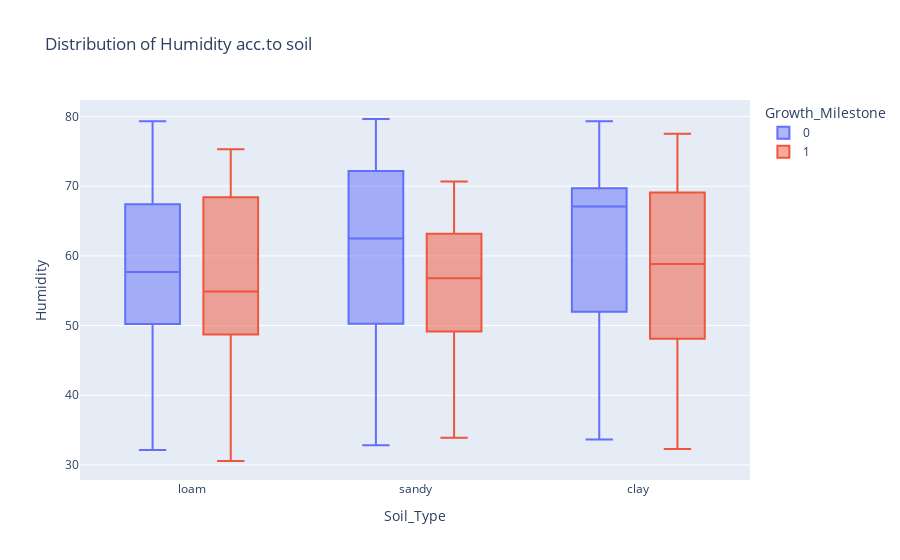

Source (notebook cell):
### Code cell
fig=px.box(df,x="Soil_Type",y="Humidity",color="Growth_Milestone",title="Distribution of Humidity acc.to soil")
fig.show()

### Figure 1 — Plotly figure (JSON) as saved in the notebook; plotly's stock layout.template omitted (floating-point values rounded to 4 significant figures)
{"data": [{"alignmentgroup": "True", "hovertemplate": "Growth_Milestone=0<br>Soil_Type=%{x}<br>Humidity=%{y}<extra></extra>", "legendgroup": "0", "marker": {"color": "#636efa"}, "name": "0", "notched": false, "offsetgroup": "0", "orientation": "v", "showlegend": true, "type": "box", "x": ["loam", "loam", "loam", "sandy", "sandy", "clay", "loam", "loam", "clay", "clay", "sandy", "clay", "sandy", "sandy", "loam", "clay", "loam", "clay", "clay", "loam", "sandy", "sandy", "clay", "clay", "clay", "clay", "sandy", "clay", "loam", "sandy", "loam", "sandy", "clay", "clay", "clay", "clay", "loam", "clay", "clay", "clay", "sandy", "clay", "clay", "sandy", "sandy", "sandy", "sandy", "loam", "sandy", "sandy", "clay", "loam", "sandy", "sandy", "loam", "clay", "sandy", "clay", "sandy", "loam", "clay", "sandy", "loam", "clay", "sandy", "loam", "clay", "sandy", "loam", "clay", "sandy", "loam", "clay", "sandy", "loam", "clay", "sandy", "loam", "clay", "sandy", "loam", "clay", "sandy", "loam", "clay", "sandy", "loam", "clay", "sandy", "loam", "clay", "sandy", "loam", "clay", "sandy", "loam", "clay"], "x0": " ", "xaxis": "x", "y": [61.59, 44.66, 46.43, 63.63, 67.62, 69.48, 32.88, 57.48, 37.15, 68.08, 34.21, 33.64, 34.07, 34.24, 79.33, 70.64, 77.36, 79.3, 67.67, 68.86, 51.21, 32.82, 67.3, 59.17, 78.11, 44.29, 73.43, 41.18, 78.16, 78.49, 32.16, 79.65, 33.69, 57.69, 78.47, 52.73, 59.22, 74.51, 52.78, 59.18, 78.72, 79.31, 45.48, 38.13, 75.55, 77.49, 66.29, 50.91, 76.64, 73.3, 70, 50, 48.7, 62.5, 68.9, 46.2, 63.7, 40.6, 69.8, 57.5, 67.1, 43.7, 61.9, 68.5, 60.7, 55.2, 49.7, 55.1, 47.8, 68.2, 70.5, 52.6, 60.3, 71.8, 57.7, 69.6, 50.8, 70.7, 54.6, 46.1, 63.1, 68.6, 55, 47.5, 70.4, 55.6, 60.2, 69.2, 61.1, 55.8, 70.8, 61.5, 70.6, 61, 70.2, 61.7, 56.9], "y0": " ", "yaxis": "y"}, {"alignmentgroup": "True", "hovertemplate": "Growth_Milestone=1<br>Soil_Type=%{x}<br>Humidity=%{y}<extra></extra>", "legendgroup": "1", "marker": {"color": "#EF553B"}, "name": "1", "notched": false, "offsetgroup": "1", "orientation": "v", "showlegend": true, "type": "box", "x": ["sandy", "loam", "loam", "loam", "sandy", "loam", "clay", "sandy", "clay", "clay", "sandy", "clay", "sandy", "loam", "loam", "loam", "clay", "loam", "loam", "sandy", "loam", "loam", "sandy", "loam", "clay", "sandy", "sandy", "loam", "loam", "clay", "clay", "clay", "clay", "sandy", "clay", "clay", "clay", "clay", "loam", "loam", "clay", "loam", "sandy", "sandy", "loam", "sandy", "sandy", "sandy", "loam", "sandy", "sandy", "loam", "clay", "loam", "clay", "sandy", "loam", "loam", "clay", "sandy", "loam", "clay", "sandy", "loam", "clay", "sandy", "loam", "clay", "sandy", "loam", "clay", "sandy", "loam", "clay", "sandy", "loam", "clay", "sandy", "loam", "clay", "sandy", "loam", "clay", "sandy", "loam", "clay", "sandy", "loam", "clay", "sandy", "loam", "clay", "sandy", "loam", "clay", "sandy"], "x0": " ", "xaxis": "x", "y": [52.42, 69.58, 34.56, 54.72, 52.08, 74.39, 47.55, 35.85, 60.91, 35.06, 65.05, 71.09, 65.31, 48.71, 48.53, 48.81, 34.18, 57.92, 75.32, 35.56, 54.63, 30.57, 53.43, 35.94, 35.88, 62.46, 48.74, 30.61, 74.56, 56.39, 56.15, 61.47, 64.79, 61.38, 75.06, 32.27, 44.05, 77.52, 61.01, 43.87, 39.41, 53.18, 47.67, 33.89, 64.91, 56.8, 70.69, 64.24, 71.13, 60.67, 60, 55, 65.2, 52.1, 70.3, 55.4, 54.1, 71.2, 49.3, 50.4, 55.9, 73.6, 47.4, 52.3, 70.9, 63.4, 71.5, 69.3, 61.6, 54.9, 56.7, 69.4, 46.5, 48.1, 62.1, 55.3, 61.2, 68.3, 70, 57.2, 54.5, 70.1, 61.4, 62.3, 54, 69.1, 54.3, 48, 57.6, 47.9, 60.9, 56.8, 47.3, 55.7, 60.1, 69.5], "y0": " ", "yaxis": "y"}], "layout": {"boxmode": "group", "legend": {"title": {"text": "Growth_Milestone"}, "tracegroupgap": 0}, "title": {"text": "Distribution of Humidity acc.to soil"}, "xaxis": {"anchor": "y", "domain": [0, 1], "title": {"text": "Soil_Type"}}, "yaxis": {"anchor": "x", "domain": [0, 1], "title": {"text": "Humidity"}}}}
